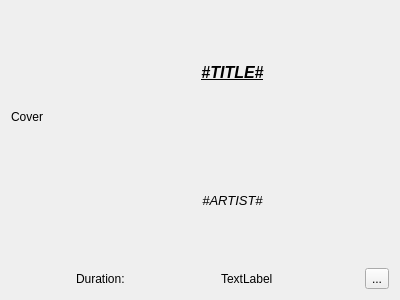
<?xml version="1.0" encoding="UTF-8"?>
<ui version="4.0">
 <class>SongWidget</class>
 <widget class="QWidget" name="SongWidget">
  <property name="geometry">
   <rect>
    <x>0</x>
    <y>0</y>
    <width>400</width>
    <height>300</height>
   </rect>
  </property>
  <property name="sizePolicy">
   <sizepolicy hsizetype="Preferred" vsizetype="Minimum">
    <horstretch>0</horstretch>
    <verstretch>0</verstretch>
   </sizepolicy>
  </property>
  <property name="windowTitle">
   <string>Form</string>
  </property>
  <layout class="QHBoxLayout" name="horizontalLayout" stretch="0,1">
   <item>
    <layout class="QVBoxLayout" name="verticalLayout_2">
     <item>
      <widget class="QLabel" name="cover">
       <property name="maximumSize">
        <size>
         <width>128</width>
         <height>128</height>
        </size>
       </property>
       <property name="text">
        <string>Cover</string>
       </property>
      </widget>
     </item>
     <item>
      <layout class="QHBoxLayout" name="horizontalLayout_2">
       <item>
        <widget class="QLabel" name="video">
         <property name="maximumSize">
          <size>
           <width>16</width>
           <height>16</height>
          </size>
         </property>
         <property name="text">
          <string/>
         </property>
         <property name="pixmap">
          <pixmap resource="ultraedit.qrc">:/images/video.png</pixmap>
         </property>
         <property name="scaledContents">
          <bool>true</bool>
         </property>
        </widget>
       </item>
       <item>
        <widget class="QLabel" name="background">
         <property name="maximumSize">
          <size>
           <width>16</width>
           <height>16</height>
          </size>
         </property>
         <property name="text">
          <string/>
         </property>
         <property name="pixmap">
          <pixmap resource="ultraedit.qrc">:/images/landscape.png</pixmap>
         </property>
         <property name="scaledContents">
          <bool>true</bool>
         </property>
        </widget>
       </item>
       <item>
        <widget class="QLabel" name="golden">
         <property name="maximumSize">
          <size>
           <width>16</width>
           <height>16</height>
          </size>
         </property>
         <property name="text">
          <string/>
         </property>
         <property name="pixmap">
          <pixmap resource="ultraedit.qrc">:/images/note.png</pixmap>
         </property>
         <property name="scaledContents">
          <bool>true</bool>
         </property>
        </widget>
       </item>
       <item>
        <widget class="QLabel" name="freestyle">
         <property name="maximumSize">
          <size>
           <width>16</width>
           <height>16</height>
          </size>
         </property>
         <property name="text">
          <string/>
         </property>
         <property name="pixmap">
          <pixmap resource="ultraedit.qrc">:/images/freestyle.png</pixmap>
         </property>
         <property name="scaledContents">
          <bool>true</bool>
         </property>
        </widget>
       </item>
       <item>
        <widget class="QLabel" name="multi">
         <property name="maximumSize">
          <size>
           <width>16</width>
           <height>16</height>
          </size>
         </property>
         <property name="text">
          <string/>
         </property>
         <property name="pixmap">
          <pixmap resource="ultraedit.qrc">:/images/multi.png</pixmap>
         </property>
         <property name="scaledContents">
          <bool>true</bool>
         </property>
        </widget>
       </item>
      </layout>
     </item>
    </layout>
   </item>
   <item>
    <layout class="QVBoxLayout" name="verticalLayout">
     <item>
      <widget class="QLabel" name="title">
       <property name="text">
        <string>&lt;html&gt;&lt;head/&gt;&lt;body&gt;&lt;p align=&quot;center&quot;&gt;&lt;span style=&quot; font-size:12pt; font-weight:600; font-style:italic; text-decoration: underline;&quot;&gt;#TITLE#&lt;/span&gt;&lt;/p&gt;&lt;/body&gt;&lt;/html&gt;</string>
       </property>
      </widget>
     </item>
     <item>
      <widget class="QLabel" name="artist">
       <property name="text">
        <string>&lt;html&gt;&lt;head/&gt;&lt;body&gt;&lt;p align=&quot;center&quot;&gt;&lt;span style=&quot; font-size:10pt; font-style:italic;&quot;&gt;#ARTIST#&lt;/span&gt;&lt;/p&gt;&lt;/body&gt;&lt;/html&gt;</string>
       </property>
      </widget>
     </item>
     <item>
      <layout class="QHBoxLayout" name="horizontalLayout_3">
       <item>
        <widget class="QLabel" name="label">
         <property name="text">
          <string>Duration:</string>
         </property>
        </widget>
       </item>
       <item>
        <widget class="QLabel" name="duration">
         <property name="text">
          <string>TextLabel</string>
         </property>
        </widget>
       </item>
       <item>
        <widget class="QToolButton" name="playMedia">
         <property name="text">
          <string>...</string>
         </property>
         <property name="icon">
          <iconset theme="media-playback-start">
           <normaloff/>
          </iconset>
         </property>
        </widget>
       </item>
      </layout>
     </item>
    </layout>
   </item>
  </layout>
 </widget>
 <resources>
  <include location="ultraedit.qrc"/>
 </resources>
 <connections/>
</ui>
